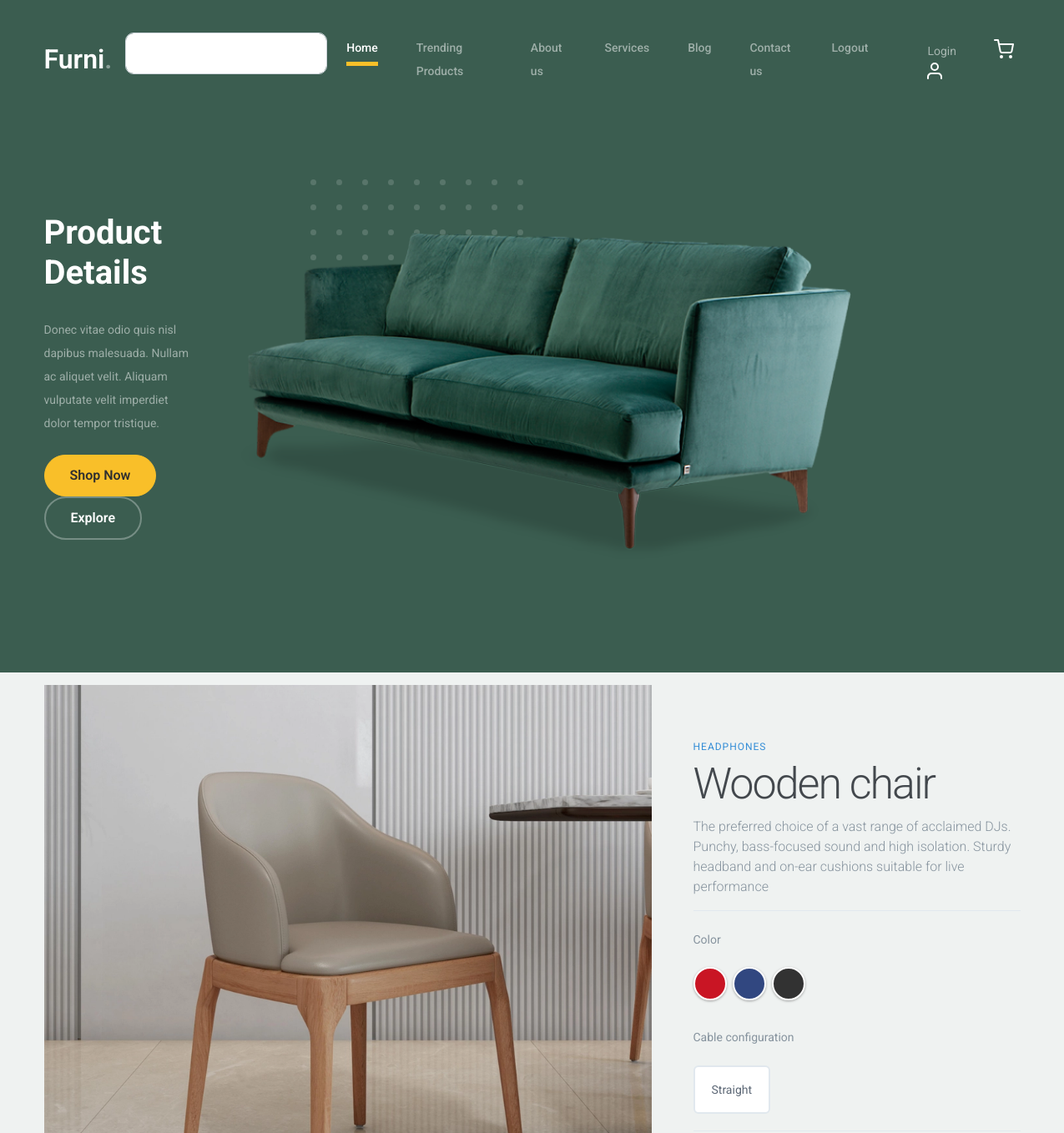
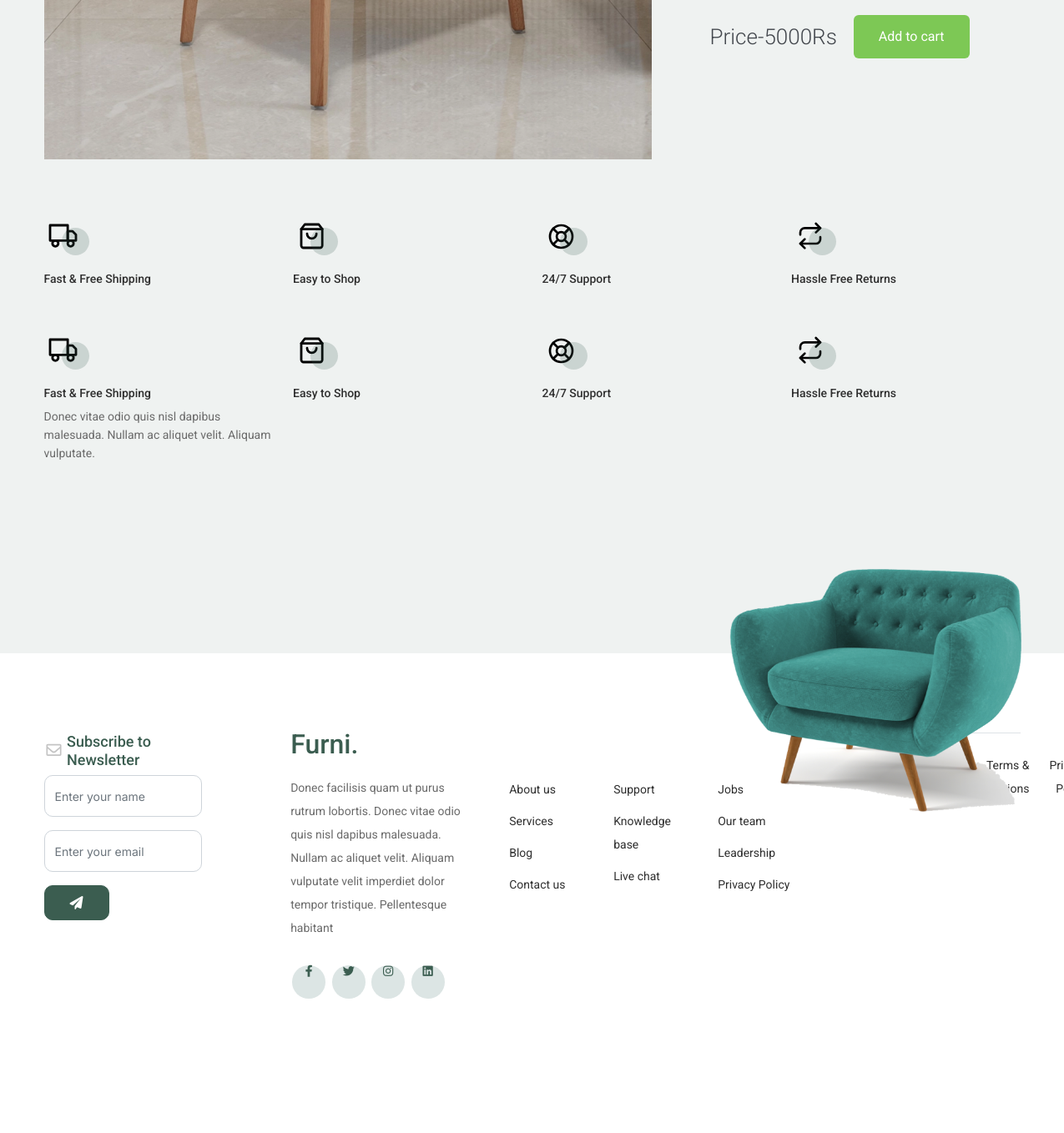
Page /blog/trendingproduct/Wooden chair on the committed database (2 pictures, top to bottom).
### blog/models.py (models this page shows, shortened)
class product(models.Model):
    cat = models.ForeignKey(category,on_delete=models.CASCADE)
    name = models.CharField(max_length=20)
    price = models.IntegerField()
    image = models.ImageField(upload_to="upload/")
    details = models.CharField(max_length=60)
    status = models.BooleanField(help_text="0-show,1-hide")
    date = models.DateField(auto_now_add=True)

### blog/views.py (the view)
# urls.py: path('trendingproduct/<str:pname>',views.trending_product_detail,name="trendproduct"),
def trending_product_detail(request, pname):
        if product.objects.filter(name=pname):
            prod = product.objects.filter(name=pname).first()
            return render(request, 'blog/details.html', {'prod': prod})

### blog/templates/blog/details.html (shortened to what this page needs)
<head>
	{% load static %}
		<link href="{% static 'css/bootstrap.min.css' %}" rel="stylesheet">
		<link href="https://cdnjs.cloudflare.com/ajax/libs/font-awesome/6.0.0-beta3/css/all.min.css" rel="stylesheet">
		<link href="{% static 'css/tiny-slider.css' %}" rel="stylesheet">
		<link href="{% static 'css/style.css' %}" rel="stylesheet">
       <link href="{% static '/detail/style.css' %}" rel="stylesheet">
</head>
  <html>
	<body>
		<nav class="custom-navbar navbar navbar navbar-expand-md navbar-dark bg-dark" arial-label="Furni navigation bar">
			<div class="container">
				<a class="navbar-brand" href="index.html">Furni<span>.</span></a>
				<form action="/blog/search/">
			     <input type="text" name="data" class="form-control" aria-label="search for" aria-describedby="basic-addon1">
		        </form>
				<div class="collapse navbar-collapse" id="navbarsFurni">
					<ul class="custom-navbar-nav navbar-nav ms-auto mb-2 mb-md-0">
						<li class="nav-item active">
							<a class="nav-link" href="{% url 'index' %}">Home</a>
						</li>
						<li><a class="nav-link" href="{% url 'trendingproduct' %}">Trending Products</a></li>
						<li><a class="nav-link" href="{% url 'about' %}">About us</a></li>
						<li><a class="nav-link" href="{% url 'services' %}">Services</a></li>
						<li><a class="nav-link" href="{% url 'blog' %}">Blog</a></li>
						<li><a class="nav-link" href="{% url 'contact' %}">Contact us</a></li>
						<li><a class="nav-link" href="{% url 'logout' %}">Logout</a></li>
					</ul>
					<ul class="custom-navbar-cta navbar-nav mb-2 mb-md-0 ms-5">
						<li><a class="nav-link" href="{% url 'login' %}">Login<img src="{% static 'images/user.svg' %}"></a></li>
						<li><a class="nav-link" href="{% url 'viewcart' %}"><img src="{% static 'images/cart.svg' %}"></a></li>
					</ul>
				</div>
			</div>
		</nav>
			<div class="hero">
				<div class="container">
					<div class="row justify-content-between">
						<div class="col-lg-5">
							<div class="intro-excerpt">
								<h1>Product Details</h1>
								<p class="mb-4">Donec vitae odio quis nisl dapibus malesuada. Nullam ac aliquet velit. Aliquam vulputate velit imperdiet dolor tempor tristique.</p>
								<p><a href="" class="btn btn-secondary me-2">Shop Now</a><a href="#" class="btn btn-white-outline">Explore</a></p>
							</div>
						</div>
						<div class="col-lg-7">
							<div class="hero-img-wrap">
								<img src="{% static 'images/couch.png' %}" class="img-fluid">
							</div>
						</div>
					</div>
				</div>
			</div>
		<head>
          <link href="{% static '/detail/style.css' %}" rel="stylesheet">
		</head>
       <main class="container">
         <div class="left-column">
           <img data-image="red" class="active" src="{{ prod.image.url }}" alt="">
         </div>
         <div class="right-column">
           <div class="product-description">
             <span>Headphones</span>
             <h1>{{ prod.name }}</h1>
             <p>The preferred choice of a vast range of acclaimed DJs. Punchy, bass-focused sound and high isolation. Sturdy headband and on-ear cushions suitable for live performance</p>
           </div>
           <div class="product-configuration">
             <div class="product-color">
               <span>Color</span>
               <div class="color-choose">
                 <div>
                   <label for="red"><span></span></label>
                 </div>
                 <div>
                   <label for="blue"><span></span></label>
                 </div>
                 <div>
                   <label for="black"><span></span></label>
                 </div>
               </div>
             </div>
             <div class="cable-config">
               <span>Cable configuration</span>
               <div class="cable-choose">
                 <button>Straight</button>
               </div>
             </div>
           </div>
           <div class="product-price">
             <span>Price-{{ prod.price }}Rs</span>
             <a href="{% url 'cart' prod.id %}" class="cart-btn">Add to cart</a>
           </div>
         </div>
       </main>
		<div class="why-choose-section">
			<div class="container">
				<div class="row my-5">
					<div class="col-6 col-md-6 col-lg-3 mb-4">
						<div class="feature">
							<div class="icon">
								<img src="{% static 'images/truck.svg' %}" alt="Image" class="imf-fluid">
							</div>
							<h3>Fast &amp; Free Shipping</h3>
						</div>
					</div>
					<div class="col-6 col-md-6 col-lg-3 mb-4">
						<div class="feature">
							<div class="icon">
								<img src="{% static 'images/bag.svg' %}" alt="Image" class="imf-fluid">
							</div>
							<h3>Easy to Shop</h3>
						</div>
					</div>
					<div class="col-6 col-md-6 col-lg-3 mb-4">
						<div class="feature">
							<div class="icon">
								<img src="{% static 'images/support.svg' %}" alt="Image" class="imf-fluid">
							</div>
							<h3>24/7 Support</h3>
						</div>
					</div>
					<div class="col-6 col-md-6 col-lg-3 mb-4">
						<div class="feature">
							<div class="icon">
								<img src="{% static 'images/return.svg' %}" alt="Image" class="imf-fluid">
							</div>
							<h3>Hassle Free Returns</h3>
						</div>
					</div>
					<div class="col-6 col-md-6 col-lg-3 mb-4">
						<div class="feature">
							<div class="icon">
								<img src="{% static 'images/truck.svg' %}" alt="Image" class="imf-fluid">
							</div>
							<h3>Fast &amp; Free Shipping</h3>
							<p>Donec vitae odio quis nisl dapibus malesuada. Nullam ac aliquet velit. Aliquam vulputate.</p>
						</div>
					</div>
					<div class="col-6 col-md-6 col-lg-3 mb-4">
						<div class="feature">
							<div class="icon">
								<img src="{% static 'images/bag.svg' %}" alt="Image" class="imf-fluid">
							</div>
							<h3>Easy to Shop</h3>
						</div>
					</div>
					<div class="col-6 col-md-6 col-lg-3 mb-4">
						<div class="feature">
							<div class="icon">
								<img src="{% static 'images/support.svg' %}" alt="Image" class="imf-fluid">
							</div>
							<h3>24/7 Support</h3>
						</div>
					</div>
					<div class="col-6 col-md-6 col-lg-3 mb-4">
						<div class="feature">
							<div class="icon">
								<img src="{% static 'images/return.svg' %}" alt="Image" class="imf-fluid">
							</div>
							<h3>Hassle Free Returns</h3>
						</div>
					</div>
				</div>
			</div>
		</div>
		<footer class="footer-section">
			<div class="container relative">
				<div class="sofa-img">
					<img src="{% static 'images/sofa.png' %}" alt="Image" class="img-fluid">
				</div>
				<div class="row">
					<div class="col-lg-8">
						<div class="subscription-form">
							<h3 class="d-flex align-items-center"><span class="me-1"><img src="{% static 'images/envelope-outline.svg' %}" alt="Image" class="img-fluid"></span><span>Subscribe to Newsletter</span></h3>
							<form action="#" class="row g-3">
								<div class="col-auto">
									<input type="text" class="form-control" placeholder="Enter your name">
								</div>
								<div class="col-auto">
									<input type="email" class="form-control" placeholder="Enter your email">
								</div>
								<div class="col-auto">
									<button class="btn btn-primary">
										<span class="fa fa-paper-plane"></span>
									</button>
								</div>
							</form>
						</div>
					</div>
				</div>
				<div class="row g-5 mb-5">
					<div class="col-lg-4">
						<div class="mb-4 footer-logo-wrap"><a href="#" class="footer-logo">Furni<span>.</span></a></div>
						<p class="mb-4">Donec facilisis quam ut purus rutrum lobortis. Donec vitae odio quis nisl dapibus malesuada. Nullam ac aliquet velit. Aliquam vulputate velit imperdiet dolor tempor tristique. Pellentesque habitant</p>
						<ul class="list-unstyled custom-social">
							<li><a href="#"><span class="fa fa-brands fa-facebook-f"></span></a></li>
							<li><a href="#"><span class="fa fa-brands fa-twitter"></span></a></li>
							<li><a href="#"><span class="fa fa-brands fa-instagram"></span></a></li>
							<li><a href="#"><span class="fa fa-brands fa-linkedin"></span></a></li>
						</ul>
					</div>
					<div class="col-lg-8">
						<div class="row links-wrap">
							<div class="col-6 col-sm-6 col-md-3">
								<ul class="list-unstyled">
									<li><a href="#">About us</a></li>
									<li><a href="#">Services</a></li>
									<li><a href="#">Blog</a></li>
									<li><a href="#">Contact us</a></li>
								</ul>
							</div>
							<div class="col-6 col-sm-6 col-md-3">
								<ul class="list-unstyled">
									<li><a href="#">Support</a></li>
									<li><a href="#">Knowledge base</a></li>
									<li><a href="#">Live chat</a></li>
								</ul>
							</div>
							<div class="col-6 col-sm-6 col-md-3">
								<ul class="list-unstyled">
									<li><a href="#">Jobs</a></li>
									<li><a href="#">Our team</a></li>
									<li><a href="#">Leadership</a></li>
									<li><a href="#">Privacy Policy</a></li>
								</ul>
							</div>
						</div>
					</div>
				</div>
				<div class="border-top copyright">
					<div class="row pt-4">
						<div class="col-lg-6">
						</div>
						<div class="col-lg-6 text-center text-lg-end">
							<ul class="list-unstyled d-inline-flex ms-auto">
								<li class="me-4"><a href="#">Terms &amp; Conditions</a></li>
								<li><a href="#">Privacy Policy</a></li>
							</ul>
						</div>
					</div>
				</div>
			</div>
		</footer>
	</body>
  </html>

### blog/static/detail/style.css (style rules this page uses)
html, body { height: 100%; width: 100%; margin: 0; font-family: 'Roboto', sans-serif; }
.container { max-width: 1200px; margin: 0 auto; padding: 15px; display: flex; }
.left-column { width: 65%; margin-right: 50px; position: relative; }
.right-column { width: 35%; margin-top: 60px; }
.left-column img { width: 100%; position: absolute; left: 0; top: 0; opacity: 0; transition: all 0.3s ease; }
.left-column img.active { opacity: 1; }
.product-description { border-bottom: 1px solid #E1E8EE; margin-bottom: 20px; }
.product-description span { font-size: 12px; color: #358ED7; letter-spacing: 1px; text-transform: uppercase; text-decoration: none; }
.product-description h1 { font-weight: 300; font-size: 52px; color: #43484D; letter-spacing: -2px; }
.product-description p { font-size: 16px; font-weight: 300; color: #86939E; line-height: 24px; }
.product-color span, .cable-config span { font-size: 14px; font-weight: 400; color: #86939E; margin-bottom: 20px; display: inline-block; }
.product-color { margin-bottom: 30px; }
.color-choose div { display: inline-block; }
.color-choose input[type="radio"] + label span { display: inline-block; width: 40px; height: 40px; margin: -1px 4px 0 0; vertical-align: middle; cursor: pointer; border-radius: 50%; }
.color-choose input[type="radio"] + label span { border: 2px solid #FFFFFF; box-shadow: 0 1px 3px 0 rgba(0,0,0,0.33); }
.color-choose input[type="radio"]#red + label span { background-color: #C91524; }
.color-choose input[type="radio"]#blue + label span { background-color: #314780; }
.color-choose input[type="radio"]#black + label span { background-color: #323232; }
.color-choose input[type="radio"]:checked + label span { background-image: url(images/check-icn.svg); background-repeat: no-repeat; background-position: center; }
.cable-choose { margin-bottom: 20px; }
.cable-choose button { border: 2px solid #E1E8EE; border-radius: 6px; padding: 13px 20px; font-size: 14px; color: #5E6977; background-color: #fff; cursor: pointer; transition: all .5s; }
.cable-config { border-bottom: 1px solid #E1E8EE; margin-bottom: 20px; }
.product-price { display: flex; align-items: center; }
.product-price span { font-size: 26px; font-weight: 300; color: #43474D; margin-right: 20px; }
.cart-btn { display: inline-block; background-color: #7DC855; border-radius: 6px; font-size: 16px; color: #FFFFFF; text-decoration: none; padding: 12px 30px; transition: all .5s; }

### rows in the picture
product: image (picture), name "Wooden chair", price "5000"
